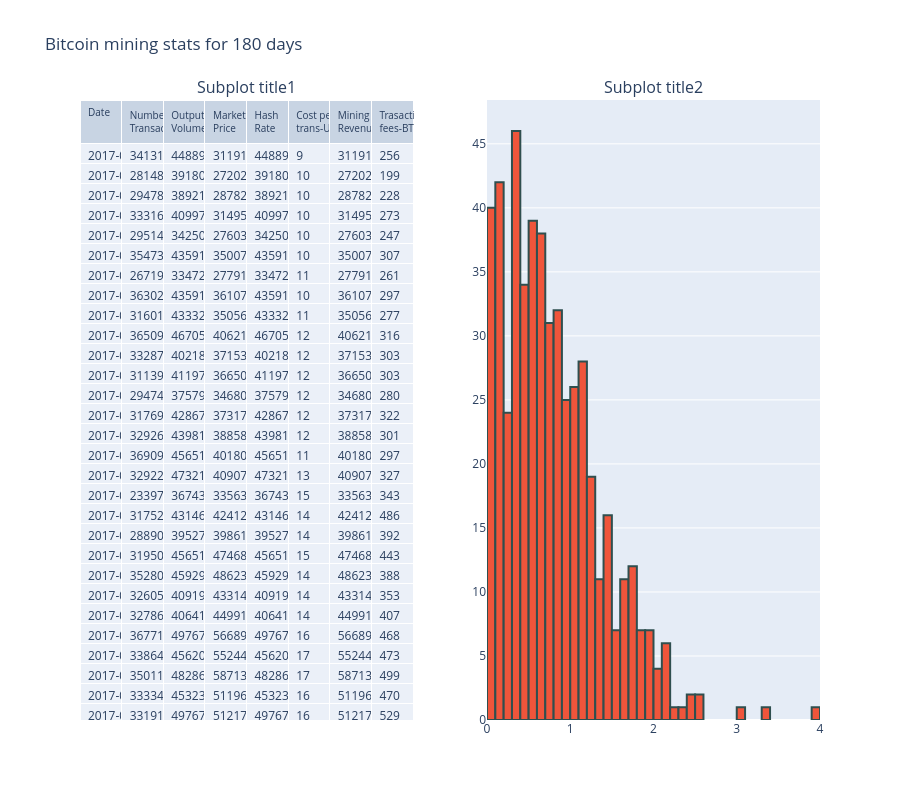

Notebook code cell kept with this figure:
### Code cell
df = pd.read_csv("https://raw.githubusercontent.com/plotly/datasets/master/Mining-BTC-180.csv")

for i, row in enumerate(df["Date"]):
    p = re.compile(" 00:00:00")
    datetime = p.split(df["Date"][i])[0]
    df.iloc[i, 1] = datetime

fig = make_subplots(
    rows=1, cols=2,
    # shared_xaxes=True,
    vertical_spacing=0.03,
    specs=[[{"type": "table"}, {"type": "histogram"}],
           ],
           subplot_titles=('Subplot title1',  'Subplot title2')
)



fig.add_trace(
    go.Table(
        header=dict(
            values=["Date", "Number<br>Transactions", "Output<br>Volume (BTC)",
                    "Market<br>Price", "Hash<br>Rate", "Cost per<br>trans-USD",
                    "Mining<br>Revenue-USD", "Trasaction<br>fees-BTC"],
            font=dict(size=10),
            align="left"
        ),
        cells=dict(
            values=[df[k].tolist() for k in df.columns[1:]],
            align = "left")
    ),
    row=1, col=1
)

import plotly.figure_factory as ff
import numpy as np
np.random.seed(1)

x = np.random.randn(1000)
hist_data = x
group_labels = ['distplot'] # name of the dataset

# dist_fig = ff.create_distplot(hist_data, group_labels, histnorm=None,     )



# fig.add_trace(
#     dist_fig.data[0],
#     row=1, col=2,
# )

dist_fig = go.Histogram(
        x=hist_data,
        histnorm=None, 
                                  xbins=dict(
                      start=0,
                      end=4,
                      size=0.1),
    marker=dict(
                              line=dict(width=2,
                                        color='DarkSlateGrey')),
                                  )

fig.add_trace(
    dist_fig,
    row=1, col=2,
)

# df = px.data.medals_long()

# medal_fig = px.bar(df, x="medal", y="count", color="nation",
#              pattern_shape="nation", pattern_shape_sequence=[".", "x", "+"])



# fig.add_trace(
#     medal_fig.data[0],
#     row=1, col=2
# )
# fig.add_trace(
#     medal_fig.data[1],
#     row=1, col=2
# )


# fig.add_trace(
#     go.Scatter(
#         x=df["Date"],
#         y=df["Mining-revenue-USD"],
#         mode="lines",
#         name="mining revenue"
#     ),
#     row=1, col=2
# )
fig.update_layout(barmode='stack')

# fig.update_layout(histnorm='probability')


fig.update_layout(
    height=800,
    showlegend=False,
    title_text="Bitcoin mining stats for 180 days",
)

fig.show()

### Figure 1 — Plotly figure (JSON) as saved in the notebook; plotly's stock layout.template omitted (floating-point values rounded to 4 significant figures; data arrays with more than 128 entries replaced by an {"elided": "..."} marker saying what was removed)
{"data": [{"cells": {"align": "left", "values": {"elided": "8x179 mixed values"}}, "domain": {"x": [0, 0.45], "y": [0, 1]}, "header": {"align": "left", "font": {"size": 10}, "values": ["Date", "Number<br>Transactions", "Output<br>Volume (BTC)", "Market<br>Price", "Hash<br>Rate", "Cost per<br>trans-USD", "Mining<br>Revenue-USD", "Trasaction<br>fees-BTC"]}, "type": "table"}, {"marker": {"line": {"color": "DarkSlateGrey", "width": 2}}, "type": "histogram", "x": {"elided": "1000 float values"}, "xaxis": "x", "xbins": {"end": 4, "size": 0.1, "start": 0}, "yaxis": "y"}], "layout": {"annotations": [{"font": {"size": 16}, "showarrow": false, "text": "Subplot title1", "x": 0.225, "xanchor": "center", "xref": "paper", "y": 1, "yanchor": "bottom", "yref": "paper"}, {"font": {"size": 16}, "showarrow": false, "text": "Subplot title2", "x": 0.775, "xanchor": "center", "xref": "paper", "y": 1, "yanchor": "bottom", "yref": "paper"}], "barmode": "stack", "height": 800, "showlegend": false, "title": {"text": "Bitcoin mining stats for 180 days"}, "xaxis": {"anchor": "y", "domain": [0.55, 1]}, "yaxis": {"anchor": "x", "domain": [0, 1]}}}
